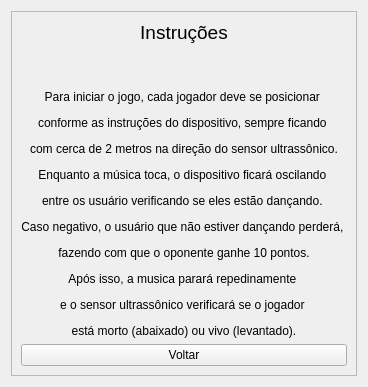
      <widget class="QWidget" name="instrucoesTutorial">
       <layout class="QVBoxLayout" name="verticalLayout_12">
        <item>
         <widget class="QFrame" name="frame_11">
          <property name="frameShape">
           <enum>QFrame::StyledPanel</enum>
          </property>
          <property name="frameShadow">
           <enum>QFrame::Raised</enum>
          </property>
          <layout class="QVBoxLayout" name="verticalLayout_11">
           <item>
            <widget class="QLabel" name="label_14">
             <property name="text">
              <string>&lt;html&gt;&lt;head/&gt;&lt;body&gt;&lt;p align=&quot;center&quot;&gt;&lt;span style=&quot; font-size:14pt;&quot;&gt;Instruções&lt;/span&gt;&lt;/p&gt;&lt;/body&gt;&lt;/html&gt;</string>
             </property>
            </widget>
           </item>
           <item>
            <spacer name="verticalSpacer_5">
             <property name="orientation">
              <enum>Qt::Vertical</enum>
             </property>
             <property name="sizeHint" stdset="0">
              <size>
               <width>20</width>
               <height>40</height>
              </size>
             </property>
            </spacer>
           </item>
           <item>
            <widget class="QLabel" name="label_15">
             <property name="text">
              <string>&lt;html&gt;&lt;head/&gt;&lt;body&gt;&lt;p align=&quot;center&quot;&gt;Para iniciar o jogo, cada jogador deve se posicionar &lt;/p&gt;&lt;p align=&quot;center&quot;&gt;conforme as instruções do dispositivo, sempre ficando &lt;/p&gt;&lt;p align=&quot;center&quot;&gt;com cerca de 2 metros na direção do sensor ultrassônico.&lt;/p&gt;&lt;p align=&quot;center&quot;&gt;Enquanto a música toca, o dispositivo ficará oscilando &lt;/p&gt;&lt;p align=&quot;center&quot;&gt;entre os usuário verificando se eles estão dançando. &lt;/p&gt;&lt;p align=&quot;center&quot;&gt;Caso negativo, o usuário que não estiver dançando perderá, &lt;/p&gt;&lt;p align=&quot;center&quot;&gt;fazendo com que o oponente ganhe 10 pontos.&lt;/p&gt;&lt;p align=&quot;center&quot;&gt;Após isso, a musica parará repedinamente &lt;/p&gt;&lt;p align=&quot;center&quot;&gt;e o sensor ultrassônico verificará se o jogador &lt;/p&gt;&lt;p align=&quot;center&quot;&gt;está morto (abaixado) ou vivo (levantado).&lt;/p&gt;&lt;/body&gt;&lt;/html&gt;</string>
             </property>
            </widget>
           </item>
           <item>
            <widget class="QPushButton" name="voltarModo1">
             <property name="text">
              <string>Voltar</string>
             </property>
            </widget>
           </item>
          </layout>
         </widget>
        </item>
       </layout>
      </widget>
